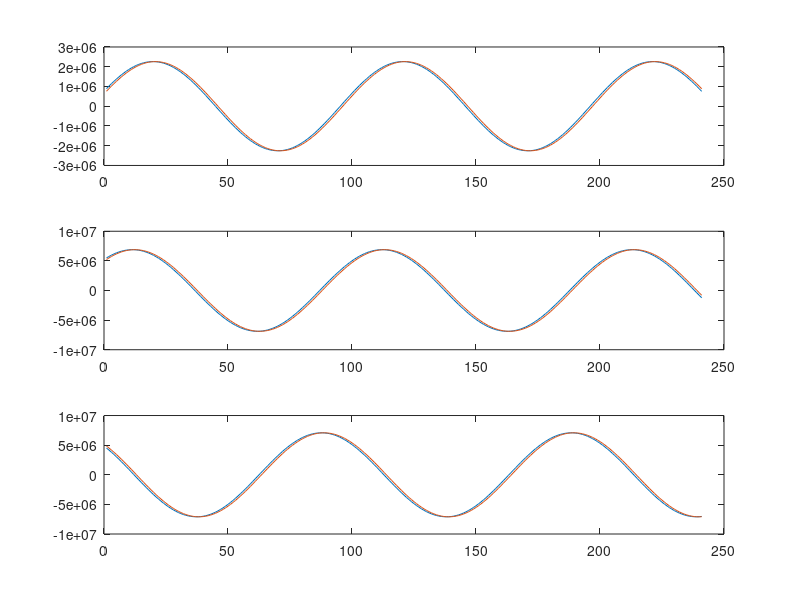

Source code (MATLAB): (Note: this script raises an error after producing the figure.)
% Checking true state simulated by me vs data from linh's mat file

full_sim_data = load("true_prop_sim_meas_data.mat","x_true_store","x_est_store","z_obs_store","P_est_store","ra_est_store","ra_true_store","dec_true_store","dec_est_store");

meas_data = load("orbit_model_meas_radec", "tvec", "obs_data");

true_data = load("orbit_model_truth.mat",'Xt_mat','time');

figure;
subplot(3,1,1)
plot(full_sim_data.x_true_store(1,:));
hold on
plot(true_data.Xt_mat(1,:)*1000);
subplot(3,1,2)
plot(full_sim_data.x_true_store(2,:));
hold on
plot(true_data.Xt_mat(2,:)*1000);
subplot(3,1,3)
plot(full_sim_data.x_true_store(3,:));
hold on
plot(true_data.Xt_mat(3,:)*1000);
sgtitle('Comparing true state data')

figure;
subplot(3,1,1)
plot(full_sim_data.x_true_store(1,:)-true_data.Xt_mat(1,:)*1000);
subplot(3,1,2)
plot(full_sim_data.x_true_store(2,:) - true_data.Xt_mat(2,:)*1000);
subplot(3,1,3)
plot(full_sim_data.x_true_store(3,:)-true_data.Xt_mat(3,:)*1000);

sgtitle('Error in true position data')

figure;
subplot(3,1,1)
plot(full_sim_data.x_true_store(4,:)-true_data.Xt_mat(4,:)*1000);
subplot(3,1,2)
plot(full_sim_data.x_true_store(5,:) - true_data.Xt_mat(5,:)*1000);
subplot(3,1,3)
plot(full_sim_data.x_true_store(6,:)-true_data.Xt_mat(6,:)*1000);

sgtitle('Error in true velocity data')
